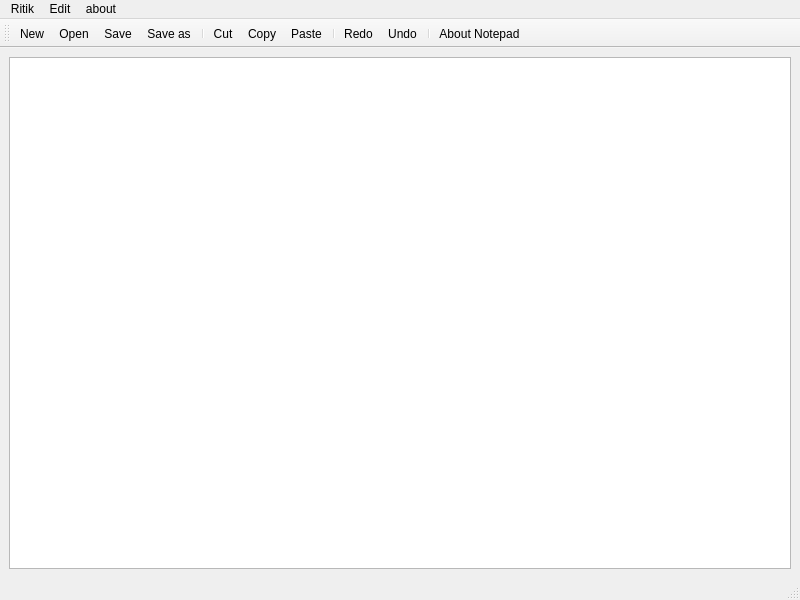
<?xml version="1.0" encoding="UTF-8"?>
<ui version="4.0">
 <class>MainWindow</class>
 <widget class="QMainWindow" name="MainWindow">
  <property name="geometry">
   <rect>
    <x>0</x>
    <y>0</y>
    <width>800</width>
    <height>600</height>
   </rect>
  </property>
  <property name="windowTitle">
   <string>MainWindow</string>
  </property>
  <widget class="QWidget" name="centralwidget">
   <layout class="QHBoxLayout" name="horizontalLayout">
    <item>
     <widget class="QTextEdit" name="textEdit">
      <property name="font">
       <font>
        <pointsize>14</pointsize>
       </font>
      </property>
     </widget>
    </item>
   </layout>
  </widget>
  <widget class="QMenuBar" name="menubar">
   <property name="geometry">
    <rect>
     <x>0</x>
     <y>0</y>
     <width>800</width>
     <height>21</height>
    </rect>
   </property>
   <widget class="QMenu" name="menuFile">
    <property name="title">
     <string>Ritik</string>
    </property>
    <addaction name="actionNew"/>
    <addaction name="actionOpen"/>
    <addaction name="separator"/>
    <addaction name="actionSave"/>
    <addaction name="actionSave_as"/>
   </widget>
   <widget class="QMenu" name="menuEdit">
    <property name="title">
     <string>Edit</string>
    </property>
    <addaction name="actionCut"/>
    <addaction name="actionCopy"/>
    <addaction name="actionPaste"/>
    <addaction name="separator"/>
    <addaction name="actionRedo"/>
    <addaction name="actionUndo"/>
    <addaction name="separator"/>
    <addaction name="actionFont"/>
    <addaction name="actionColor"/>
    <addaction name="actionBackground_Color"/>
   </widget>
   <widget class="QMenu" name="menuabout">
    <property name="title">
     <string>about</string>
    </property>
    <addaction name="actionAbout_Notepad"/>
   </widget>
   <addaction name="menuFile"/>
   <addaction name="menuEdit"/>
   <addaction name="menuabout"/>
  </widget>
  <widget class="QStatusBar" name="statusbar"/>
  <widget class="QToolBar" name="toolBar">
   <property name="windowTitle">
    <string>toolBar</string>
   </property>
   <attribute name="toolBarArea">
    <enum>TopToolBarArea</enum>
   </attribute>
   <attribute name="toolBarBreak">
    <bool>false</bool>
   </attribute>
   <addaction name="actionNew"/>
   <addaction name="actionOpen"/>
   <addaction name="actionSave"/>
   <addaction name="actionSave_as"/>
   <addaction name="separator"/>
   <addaction name="actionCut"/>
   <addaction name="actionCopy"/>
   <addaction name="actionPaste"/>
   <addaction name="separator"/>
   <addaction name="actionRedo"/>
   <addaction name="actionUndo"/>
   <addaction name="separator"/>
   <addaction name="actionAbout_Notepad"/>
  </widget>
  <action name="actionNew">
   <property name="icon">
    <iconset resource="resources.qrc">
     <normaloff>:/rec/icon/new.png</normaloff>:/rec/icon/new.png</iconset>
   </property>
   <property name="text">
    <string>New</string>
   </property>
   <property name="shortcut">
    <string>Ctrl+N</string>
   </property>
  </action>
  <action name="actionOpen">
   <property name="icon">
    <iconset resource="resources.qrc">
     <normaloff>:/rec/icon/open.png</normaloff>:/rec/icon/open.png</iconset>
   </property>
   <property name="text">
    <string>Open</string>
   </property>
   <property name="shortcut">
    <string>Ctrl+O</string>
   </property>
  </action>
  <action name="actionSave">
   <property name="icon">
    <iconset resource="resources.qrc">
     <normaloff>:/rec/icon/save.png</normaloff>:/rec/icon/save.png</iconset>
   </property>
   <property name="text">
    <string>Save</string>
   </property>
   <property name="shortcut">
    <string>Ctrl+S</string>
   </property>
  </action>
  <action name="actionSave_as">
   <property name="icon">
    <iconset resource="resources.qrc">
     <normaloff>:/rec/icon/save-as.png</normaloff>:/rec/icon/save-as.png</iconset>
   </property>
   <property name="text">
    <string>Save as</string>
   </property>
   <property name="shortcut">
    <string>Ctrl+Shift+S</string>
   </property>
  </action>
  <action name="actionCut">
   <property name="icon">
    <iconset resource="resources.qrc">
     <normaloff>:/rec/icon/cut.png</normaloff>:/rec/icon/cut.png</iconset>
   </property>
   <property name="text">
    <string>Cut</string>
   </property>
   <property name="shortcut">
    <string>Ctrl+X</string>
   </property>
  </action>
  <action name="actionCopy">
   <property name="icon">
    <iconset resource="resources.qrc">
     <normaloff>:/rec/icon/copy.png</normaloff>:/rec/icon/copy.png</iconset>
   </property>
   <property name="text">
    <string>Copy</string>
   </property>
   <property name="shortcut">
    <string>Ctrl+C</string>
   </property>
  </action>
  <action name="actionPaste">
   <property name="icon">
    <iconset resource="resources.qrc">
     <normaloff>:/rec/icon/paste.png</normaloff>:/rec/icon/paste.png</iconset>
   </property>
   <property name="text">
    <string>Paste</string>
   </property>
   <property name="shortcut">
    <string>Ctrl+V</string>
   </property>
  </action>
  <action name="actionRedo">
   <property name="icon">
    <iconset resource="resources.qrc">
     <normaloff>:/rec/icon/redo.png</normaloff>:/rec/icon/redo.png</iconset>
   </property>
   <property name="text">
    <string>Redo</string>
   </property>
   <property name="shortcut">
    <string>Ctrl+Y</string>
   </property>
  </action>
  <action name="actionUndo">
   <property name="icon">
    <iconset resource="resources.qrc">
     <normaloff>:/rec/icon/undo.png</normaloff>:/rec/icon/undo.png</iconset>
   </property>
   <property name="text">
    <string>Undo</string>
   </property>
   <property name="shortcut">
    <string>Ctrl+Z</string>
   </property>
  </action>
  <action name="actionAbout_Notepad">
   <property name="icon">
    <iconset resource="resources.qrc">
     <normaloff>:/rec/icon/about.png</normaloff>:/rec/icon/about.png</iconset>
   </property>
   <property name="text">
    <string>About Notepad</string>
   </property>
  </action>
  <action name="actionFont">
   <property name="text">
    <string>Font</string>
   </property>
  </action>
  <action name="actionColor">
   <property name="text">
    <string>Color</string>
   </property>
  </action>
  <action name="actionBackground_Color">
   <property name="text">
    <string>Background Color</string>
   </property>
  </action>
 </widget>
 <resources>
  <include location="resources.qrc"/>
 </resources>
 <connections/>
</ui>
